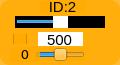
    <widget class="QWidget" name="widget_id2" native="true">
     <property name="geometry">
      <rect>
       <x>145</x>
       <y>730</y>
       <width>120</width>
       <height>65</height>
      </rect>
     </property>
     <property name="maximumSize">
      <size>
       <width>16777161</width>
       <height>16777215</height>
      </size>
     </property>
     <property name="styleSheet">
      <string notr="true">background-color: rgb(255, 170, 0, 200);
border-radius:10px;</string>
     </property>
     <widget class="QLabel" name="label_ID2">
      <property name="geometry">
       <rect>
        <x>40</x>
        <y>1</y>
        <width>45</width>
        <height>12</height>
       </rect>
      </property>
      <property name="minimumSize">
       <size>
        <width>0</width>
        <height>10</height>
       </size>
      </property>
      <property name="font">
       <font>
        <family>Arial</family>
        <pointsize>11</pointsize>
       </font>
      </property>
      <property name="styleSheet">
       <string notr="true">background-color: rgb(255, 255, 255， 0);
border-radius:0px;</string>
      </property>
      <property name="text">
       <string>ID:2</string>
      </property>
      <property name="alignment">
       <set>Qt::AlignCenter</set>
      </property>
     </widget>
     <widget class="QSlider" name="horizontalSlider_pulse_id2">
      <property name="geometry">
       <rect>
        <x>15</x>
        <y>16</y>
        <width>90</width>
        <height>12</height>
       </rect>
      </property>
      <property name="autoFillBackground">
       <bool>false</bool>
      </property>
      <property name="styleSheet">
       <string notr="true">QSlider{
	background: rgb(0, 0, 0);
	border-radius:0px;
}
QSlider::handle {/*设置中间的那个滑动的键*/                           background: rgb(255, 255, 255)}</string>
      </property>
      <property name="minimum">
       <number>0</number>
      </property>
      <property name="maximum">
       <number>1000</number>
      </property>
      <property name="pageStep">
       <number>1</number>
      </property>
      <property name="value">
       <number>500</number>
      </property>
      <property name="orientation">
       <enum>Qt::Horizontal</enum>
      </property>
     </widget>
     <widget class="QSlider" name="horizontalSlider_dev_id2">
      <property name="geometry">
       <rect>
        <x>35</x>
        <y>48</y>
        <width>50</width>
        <height>13</height>
       </rect>
      </property>
      <property name="styleSheet">
       <string notr="true">background-color: rgb(255, 255, 255， 0);</string>
      </property>
      <property name="minimum">
       <number>-125</number>
      </property>
      <property name="maximum">
       <number>125</number>
      </property>
      <property name="pageStep">
       <number>1</number>
      </property>
      <property name="orientation">
       <enum>Qt::Horizontal</enum>
      </property>
     </widget>
     <widget class="QLabel" name="label_id2">
      <property name="geometry">
       <rect>
        <x>10</x>
        <y>47</y>
        <width>30</width>
        <height>15</height>
       </rect>
      </property>
      <property name="minimumSize">
       <size>
        <width>0</width>
        <height>10</height>
       </size>
      </property>
      <property name="font">
       <font>
        <family>DejaVu Sans</family>
        <pointsize>10</pointsize>
       </font>
      </property>
      <property name="styleSheet">
       <string notr="true">background-color: rgb(255, 255, 255， 0);</string>
      </property>
      <property name="text">
       <string>0</string>
      </property>
      <property name="alignment">
       <set>Qt::AlignCenter</set>
      </property>
     </widget>
     <widget class="QLineEdit" name="lineEdit_id2">
      <property name="geometry">
       <rect>
        <x>38</x>
        <y>32</y>
        <width>45</width>
        <height>14</height>
       </rect>
      </property>
      <property name="sizePolicy">
       <sizepolicy hsizetype="Fixed" vsizetype="Fixed">
        <horstretch>0</horstretch>
        <verstretch>0</verstretch>
       </sizepolicy>
      </property>
      <property name="font">
       <font>
        <family>Arial</family>
        <pointsize>11</pointsize>
       </font>
      </property>
      <property name="autoFillBackground">
       <bool>false</bool>
      </property>
      <property name="styleSheet">
       <string notr="true">background-color: rgb(255, 255, 255);
border-radius:0px;</string>
      </property>
      <property name="text">
       <string>500</string>
      </property>
      <property name="maxLength">
       <number>1000</number>
      </property>
      <property name="alignment">
       <set>Qt::AlignCenter</set>
      </property>
      <property name="dragEnabled">
       <bool>false</bool>
      </property>
      <property name="readOnly">
       <bool>false</bool>
      </property>
     </widget>
     <widget class="QCheckBox" name="checkBox_id2">
      <property name="geometry">
       <rect>
        <x>13</x>
        <y>34</y>
        <width>15</width>
        <height>10</height>
       </rect>
      </property>
      <property name="text">
       <string/>
      </property>
     </widget>
    </widget>
